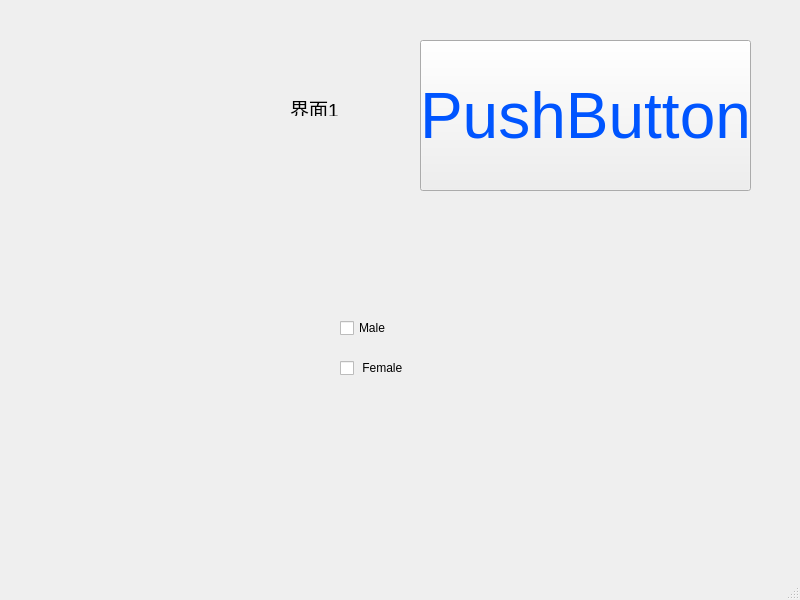
<?xml version="1.0" encoding="UTF-8"?>
<ui version="4.0">
 <class>MainWindow</class>
 <widget class="QMainWindow" name="MainWindow">
  <property name="geometry">
   <rect>
    <x>0</x>
    <y>0</y>
    <width>800</width>
    <height>600</height>
   </rect>
  </property>
  <property name="windowTitle">
   <string>MainWindow</string>
  </property>
  <widget class="QWidget" name="centralwidget">
   <widget class="QPushButton" name="pushButton">
    <property name="geometry">
     <rect>
      <x>420</x>
      <y>40</y>
      <width>331</width>
      <height>151</height>
     </rect>
    </property>
    <property name="font">
     <font>
      <family>Arial</family>
      <pointsize>48</pointsize>
     </font>
    </property>
    <property name="styleSheet">
     <string notr="true">color: rgb(0, 85, 255);</string>
    </property>
    <property name="text">
     <string>PushButton</string>
    </property>
   </widget>
   <widget class="QCheckBox" name="checkBox">
    <property name="geometry">
     <rect>
      <x>340</x>
      <y>320</y>
      <width>71</width>
      <height>16</height>
     </rect>
    </property>
    <property name="text">
     <string>Male</string>
    </property>
   </widget>
   <widget class="QCheckBox" name="checkBox_2">
    <property name="geometry">
     <rect>
      <x>340</x>
      <y>360</y>
      <width>71</width>
      <height>16</height>
     </rect>
    </property>
    <property name="text">
     <string> Female</string>
    </property>
   </widget>
   <widget class="QLabel" name="label">
    <property name="geometry">
     <rect>
      <x>290</x>
      <y>100</y>
      <width>161</width>
      <height>16</height>
     </rect>
    </property>
    <property name="font">
     <font>
      <family>Arial</family>
      <pointsize>14</pointsize>
     </font>
    </property>
    <property name="text">
     <string>界面1</string>
    </property>
   </widget>
  </widget>
  <widget class="QMenuBar" name="menubar">
   <property name="geometry">
    <rect>
     <x>0</x>
     <y>0</y>
     <width>800</width>
     <height>23</height>
    </rect>
   </property>
  </widget>
  <widget class="QStatusBar" name="statusbar"/>
 </widget>
 <resources/>
 <connections/>
</ui>
